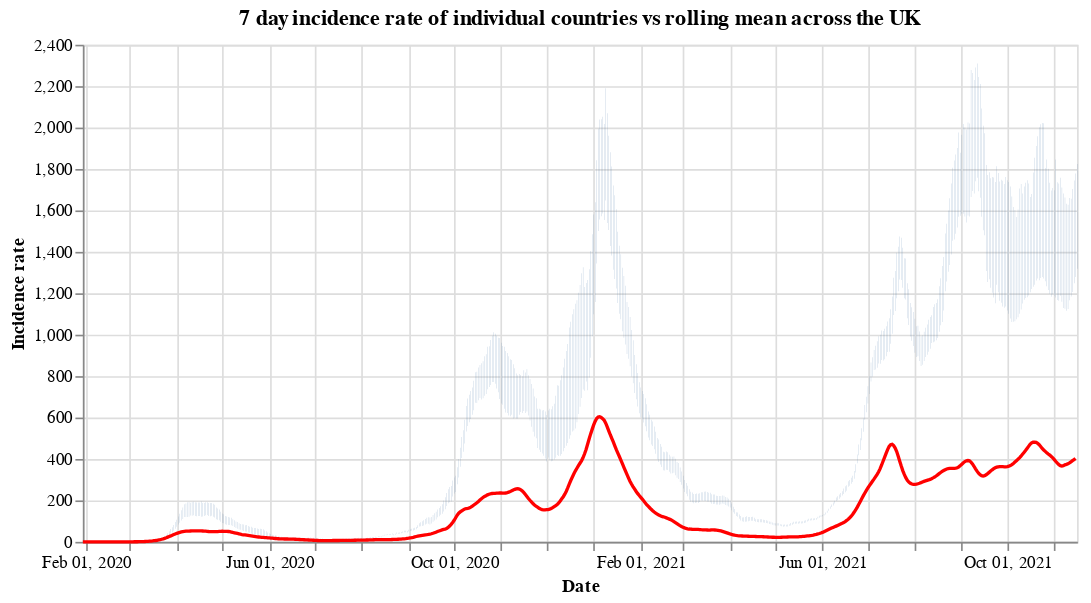

Notebook source saved alongside this figure:
### Code cell
#collapse
countries = uk_cases['areaName'].unique()
countries.sort()

selection = alt.selection_single(
    name='Select',
    fields=['areaName'],
    init={'areaName': 'Wales'},
    bind={'areaName': alt.binding_select(options=countries)}
)

# scatter plot, modify opacity based on selection
bars = alt.Chart(uk_cases).mark_bar().add_selection(
    selection
).encode(
    x=alt.X("yearmonthdate(date):T", axis=alt.Axis(title='Date')),
    y=alt.Y("weeklyCasesRate:Q", axis=alt.Axis(title='Incidence rate')),
    tooltip='weeklyCasesRate:Q',
    opacity=alt.condition(selection, alt.value(1), alt.value(0))
).properties(title=f'7 day incidence rate of individual countries vs rolling mean across the UK', width=600)

line = alt.Chart(overview_cases).mark_line(
    color='red',
    size=2,
).transform_window(
    rolling_mean='mean(weeklyCasesRate)',
    frame=[0, 7]
).encode(
    x='yearmonthdate(date):T',
    y='rolling_mean:Q'
)

alt.layer(bars, line)

### Figure 1 — Vega-Lite specification as saved in the notebook (floating-point values rounded to 4 significant figures; data arrays with more than 128 entries replaced by an {"elided": "..."} marker saying what was removed)
{"config": {"view": {"continuousWidth": 400, "continuousHeight": 300}}, "layer": [{"data": {"name": "data-1fb01ab7b67fc52d4bdcdb91f5bccff8"}, "mark": "bar", "encoding": {"opacity": {"condition": {"value": 1, "selection": "Select"}, "value": 0}, "tooltip": {"type": "quantitative", "field": "weeklyCasesRate"}, "x": {"type": "temporal", "axis": {"title": "Date"}, "field": "date", "timeUnit": "yearmonthdate"}, "y": {"type": "quantitative", "axis": {"title": "Incidence rate"}, "field": "weeklyCasesRate"}}, "selection": {"Select": {"type": "single", "fields": ["areaName"], "init": {"areaName": "Wales"}, "bind": {"areaName": {"input": "select", "options": ["England", "Northern Ireland", "Scotland", "Wales"]}}}}, "title": "7 day incidence rate of individual countries vs rolling mean across the UK", "width": 600}, {"data": {"name": "data-04ece909d3a954fc955bc33aa81775a8"}, "mark": {"type": "line", "color": "red", "size": 2}, "encoding": {"x": {"type": "temporal", "field": "date", "timeUnit": "yearmonthdate"}, "y": {"type": "quantitative", "field": "rolling_mean"}}, "transform": [{"window": [{"op": "mean", "field": "weeklyCasesRate", "as": "rolling_mean"}], "frame": [0, 7]}]}], "$schema": "https://vega.github.io/schema/vega-lite/v4.8.1.json", "datasets": {"data-1fb01ab7b67fc52d4bdcdb91f5bccff8": {"elided": "2532 records"}, "data-04ece909d3a954fc955bc33aa81775a8": {"elided": "656 records"}}}
